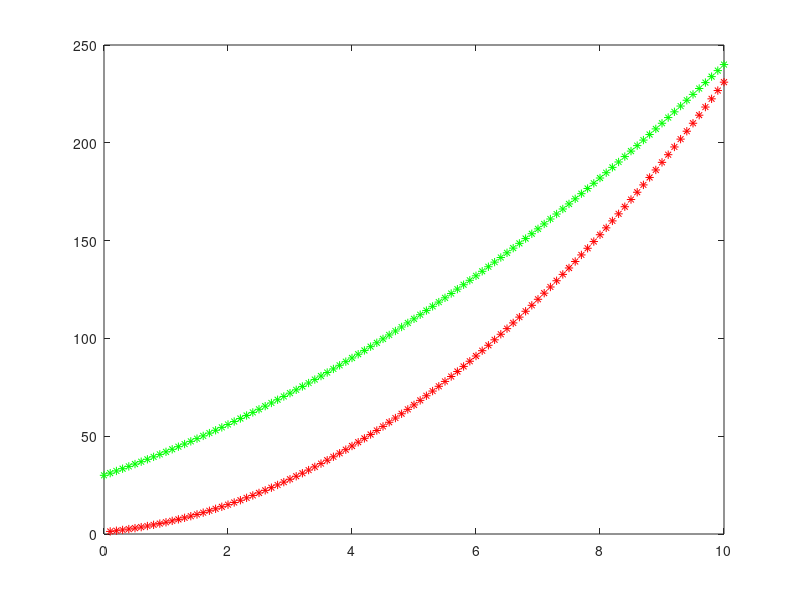

The MATLAB script that drew this image:
close all
clear all
 
for x=0:0.1:10
    y=(2*x^2)+(3*x)+1
    plot(x,y,'*r')
    y=(x^2)+(11*x)+30
    plot(x,y,'*g')
    hold on
end
